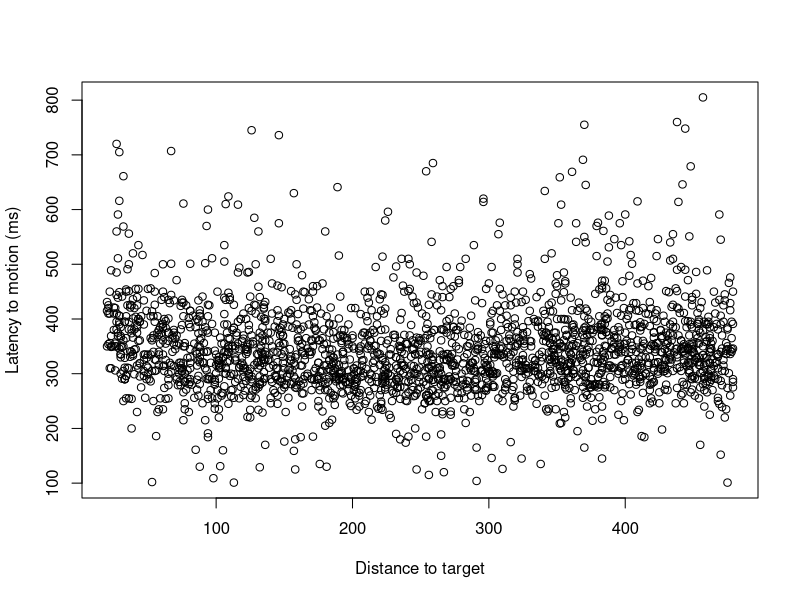
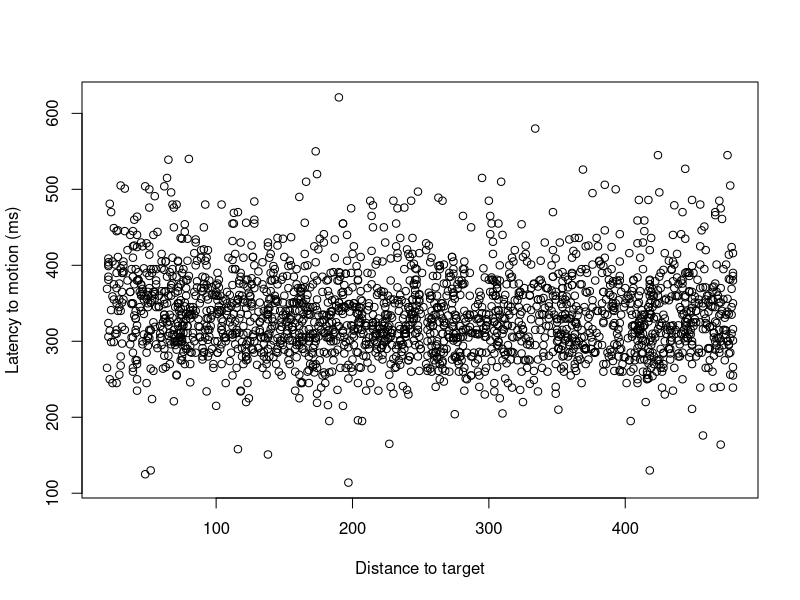
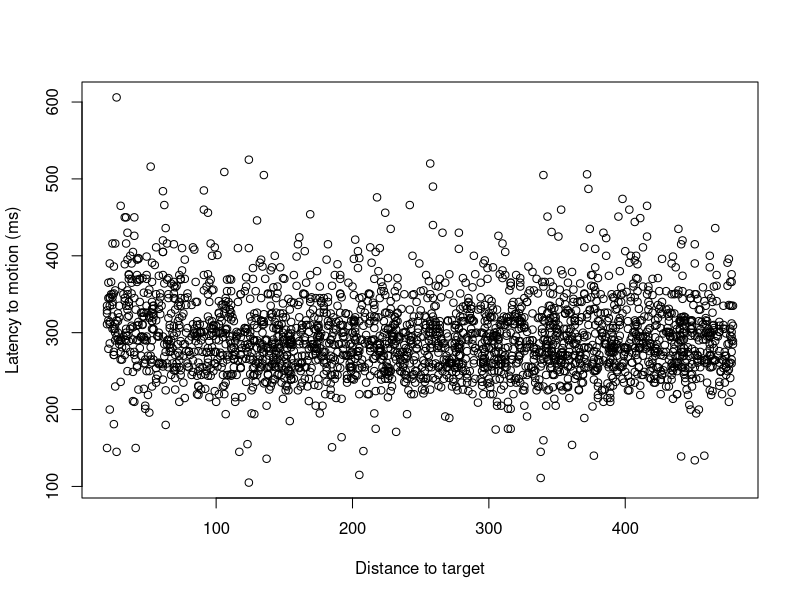
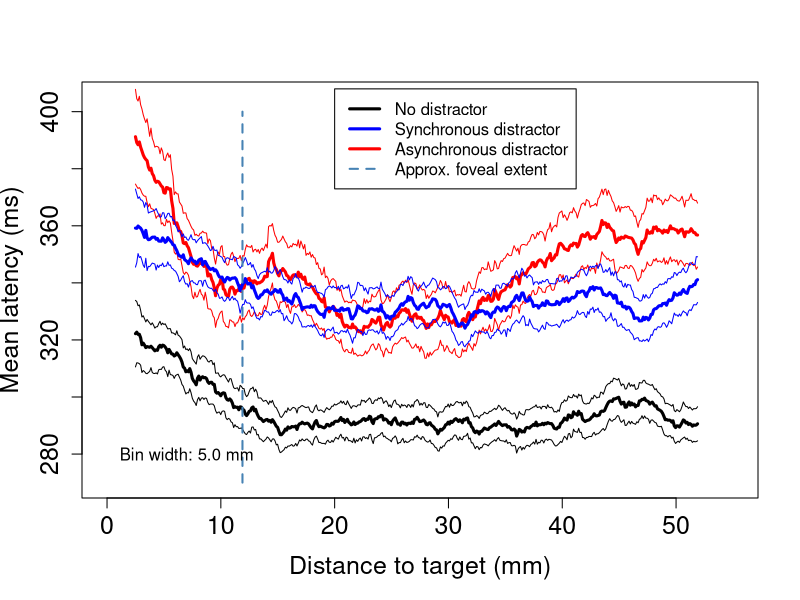
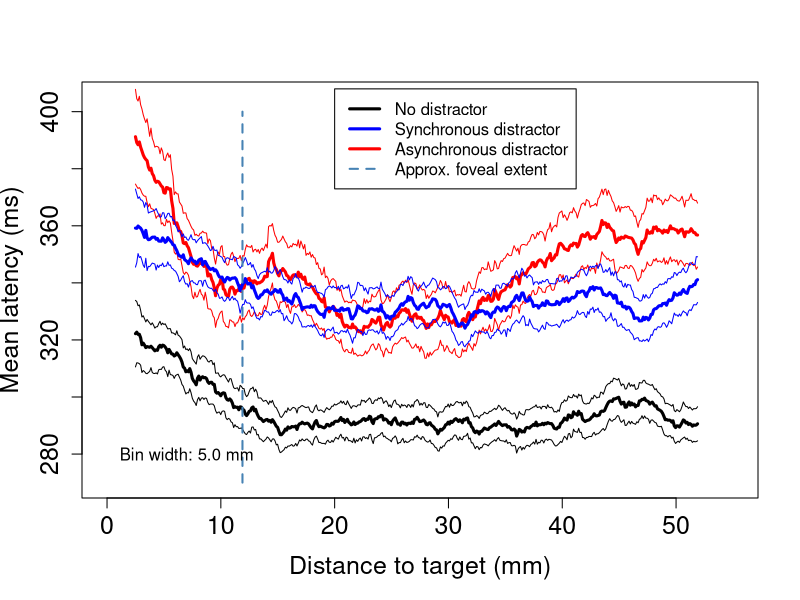
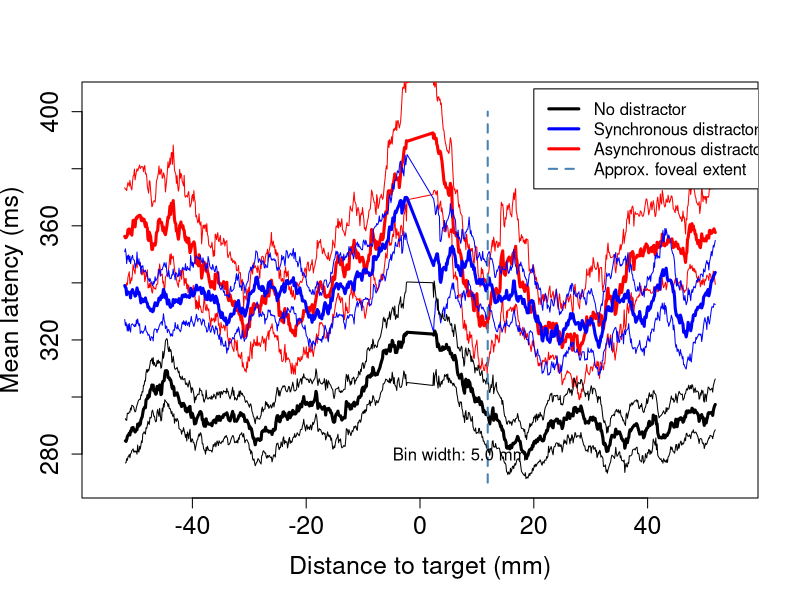

These figures' R source, in order:
#
# Analysis of distance-to-target statistics.
#
# 1) Does the distance to the target have an effect on the latency?
# This has been reported by Meegan & Tipper 99, Pratt and Abrams 94,
# Tipper et al 92 and 97.
#

maxlatency <- 1000

set.seed(197420168)

# a function which will bootstrap the standard error of the mean
bs.mean <- function(data, num) {
    resamples <- lapply(1:num, function(i) sample(data, replace=T))
    r.mean <- sapply(resamples, mean)
    std.err <- sqrt(var(r.mean))
    list(std.err=std.err, resamples=resamples, means=r.mean)
}
bs.median <- function(data, num) {
    resamples <- lapply(1:num, function(i) sample(data, replace=T))
    r.median <- sapply(resamples, median)
    std.err <- sqrt(var(r.median))
    list(std.err=std.err, resamples=resamples, medians=r.median)
}

# This takes a 2-D data set of latency vs time since last event. It
# collects "bins" of data by dividing time since last event into 30
# bins, then computes bootstrap mean & median values for each bin.
binned <- function (data, fname) {
    listPoints <- list()
    listBStrap <-  list()
    dfBStrap <- data.frame()
    nBreaks <- 30
    iter <- 1
    nResamples <- 200
    h <- hist(abs(data$direction), breaks=nBreaks, plot=F)
    bLast <- -1
    for (b in h$breaks) {
        if (b==0) {
            bLast = b
            next
        }

        points <- data[which(abs(data$direction) >= bLast & abs(data$direction) < b),]
        listPoints[[iter]] <- points

        # Now bootstrap each member of listPoints, compute mean & std err of mean
        bsmed <- bs.median(points$latency, nResamples)
        bsmean <- bs.mean(points$latency, nResamples)

        if (nrow(points)) {
            dfBStrap <- rbind (dfBStrap, c((b-bLast/2), median(points$latency),
                                           bsmed$std.err, mean(points$latency),
                                           bsmean$std.err))
        }

        iter <- iter + 1
        bLast = b
    }
    names(dfBStrap) <- c("distance","median","med.stderr","mean","mean.stderr")
    return (dfBStrap)
}

movingbinwidth <- 44 # 44 corresponds to about 5 mm of screen; 1/7 foveal width

movingbin <- function (data, fname) {

    # First sort data wrt direction
    data$distance <- abs(data$direction)
    data <- data[order(data$distance),]

    listPoints <- list()
    listBStrap <-  list()
    dfBStrap <- data.frame()
    iter <- 1
    nResamples <- 200
    maxdist <- max(data$distance)
    bLast <- -1
    for (b in unique(data$distance)) {

        if (b < movingbinwidth/2) {
            next
        }

        if (maxdist - b < movingbinwidth/2) {
            next
        }

        points <- data[which(data$distance >= b-movingbinwidth/2 & data$distance < b+movingbinwidth/2),]

        listPoints[[iter]] <- points

        # Now bootstrap each member of listPoints, compute mean & std err of mean
        bsmed <- bs.median(points$latency, length(points$latency))
        bsmean <- bs.mean(points$latency, length(points$latency))

        if (nrow(points)) {
            # 8.80734 mm per pixel, so this will make distance in mm.
            dfBStrap <- rbind (dfBStrap, c(b/8.80734, median(points$latency),
                                           bsmed$std.err, mean(points$latency),
                                           bsmean$std.err))
        }

        iter <- iter + 1
        bLast = b
    }
    names(dfBStrap) <- c("distance","median","med.stderr","mean","mean.stderr")

    return (dfBStrap)
}

movingbindir <- function (data, fname) {

    # First sort data wrt direction
    data <- data[order(data$direction),]

    listPoints <- list()
    listBStrap <-  list()
    dfBStrap <- data.frame()
    iter <- 1
    nResamples <- 200
    maxdist <- max(data$direction)
    mindist <- min(data$direction)
    bLast <- -1
    for (b in unique(data$direction)) {

        if (b < mindist + movingbinwidth/2) {
            next
        }

        if (maxdist - b < movingbinwidth/2) {
            next
        }

        points <- data[which(data$direction >= b-movingbinwidth/2 & data$direction < b+movingbinwidth/2),]

        listPoints[[iter]] <- points

        # Now bootstrap each member of listPoints, compute mean & std err of mean
        bsmed <- bs.median(points$latency, length(points$latency))
        bsmean <- bs.mean(points$latency, length(points$latency))

        if (nrow(points)) {
            # 8.80734 mm per pixel, so this will make distance in mm.
            dfBStrap <- rbind (dfBStrap, c(b/8.80734, median(points$latency),
                                           bsmed$std.err, mean(points$latency),
                                           bsmean$std.err))
        }

        iter <- iter + 1
        bLast = b
    }
    names(dfBStrap) <- c("distance","median","med.stderr","mean","mean.stderr")

    return (dfBStrap)
}


#
# 1) Does event destination magnitude affect latency of target movements?
#

# This selects out target latencies and allows me to plot the
# latencies vs. distance to target (magnitude of direction)
d <- read.csv('AsyncTrials.csv')
alt <- d[which (d$type == 1 & d$latency > 0 & d$correctmove == 1 & d$omit == 0 ),c("latency","direction")]
png (filename='./r_images/async_latency_vs_dist.png')
plot (abs(alt$direction),alt$latency,xlab="Distance to target",ylab="Latency to motion (ms)")
dev.off()

d <- read.csv('SyncTrials.csv')
slt <- d[which (d$type == 1 & d$latency > 0 & d$correctmove == 1 & d$omit == 0 ),c("latency","direction")]
png (filename='./r_images/sync_latency_vs_dist.png')
plot (abs(slt$direction),slt$latency,xlab="Distance to target",ylab="Latency to motion (ms)")
dev.off()

d <- read.csv('NoDistTrials.csv')
nlt <- d[which (d$type == 1 & d$latency > 0 & d$correctmove == 1 & d$omit == 0 ),c("latency","direction")]
png (filename='./r_images/nodist_latency_vs_dist.png')
plot (abs(nlt$direction),nlt$latency,xlab="Distance to target",ylab="Latency to motion (ms)")
dev.off()

# Compute moving bootstraps
amb <- movingbin (alt, './r_images/async_targ_binned_latvsdist.png')
smb <- movingbin (slt, './r_images/sync_targ_binned_latvsdist.png')
nmb <- movingbin (nlt, './r_images/nodist_targ_binned_latvsdist.png')

# A common plotting function
plotfn <- function (nmb, smb, amb, xlimits) {
    plot (amb$distance,amb$mean, xlim=xlimits, ylim=c(270,405),
          pch=19, cex=0.2, cex.lab=1.5, cex.axis=1.5, cex.main=1.5, cex.sub=1.5,
          xlab="Distance to target (mm)",ylab="Mean latency (ms)", col="white")

    lines(amb$distance,amb$mean, lty=1, lwd=3, col="red")
    lines(amb$distance,amb$mean-1.96*amb$mean.stderr, lty=1, lwd=1, col="red")
    lines(amb$distance,amb$mean+1.96*amb$mean.stderr, lty=1, lwd=1, col="red")

    lines(smb$distance,smb$mean, lty=1, lwd=3, col="blue")
    lines(smb$distance,smb$mean-1.96*smb$mean.stderr, lty=1, lwd=1, col="blue")
    lines(smb$distance,smb$mean+1.96*smb$mean.stderr, lty=1, lwd=1, col="blue")

    lines(nmb$distance,nmb$mean, lty=1, lwd=3, col="black")
    lines(nmb$distance,nmb$mean-1.96*nmb$mean.stderr, lty=1, lwd=1, col="black")
    lines(nmb$distance,nmb$mean+1.96*nmb$mean.stderr, lty=1, lwd=1, col="black")

    lines(c(11.9,11.9),c(270,400),lty=2, lwd=2, col='steelblue')

    text (7,280, sprintf('Bin width: %.1f mm', movingbinwidth/8.807))

    legend (20, 408, bg="white",
            c("No distractor","Synchronous distractor","Asynchronous distractor","Approx. foveal extent"),
            lty=c(1,1,1,2),
            lwd=c(3,3,3,2),
            cex=1.0,
            col=c('black','blue','red','steelblue'))
}

# Do the png plot
png (filename='./r_images/movingbin_latvsdist.png')
plotfn(nmb,smb,amb,c(0,55))
dev.off()

# And the eps plot
setEPS()
postscript(file='../paper/figures/movingbin_latvsdist.eps',width=8,height=7)
plotfn(nmb,smb,amb,c(0,55))
dev.off()

ambdir <- movingbindir (alt, './r_images/async_targ_binned_latvsdir.png')
smbdir <- movingbindir (slt, './r_images/sync_targ_binned_latvsdir.png')
nmbdir <- movingbindir (nlt, './r_images/nodist_targ_binned_latvsdir.png')
png (filename='./r_images/movingbin_latvsdir.png')
plotfn(nmbdir,smbdir,ambdir,c(-55,55))
dev.off()
